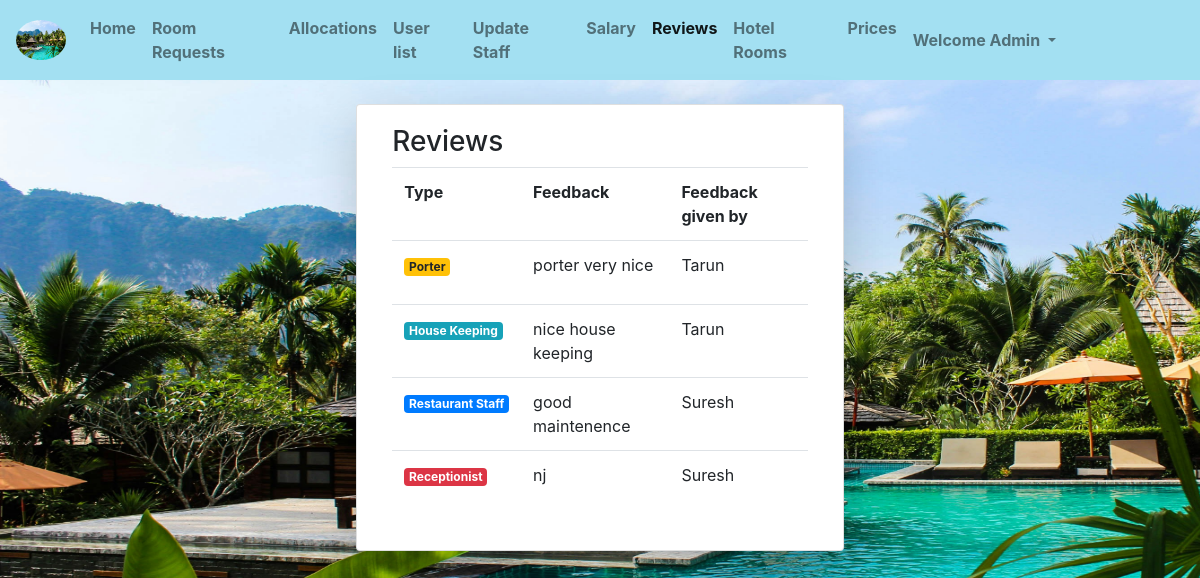
The app's page /stffb/ (signed in) with its own data.
### hmsapp/models.py (models this page shows)
class Feedback(models.Model):
    t=[
        ('0','---Select Staff Type---'),
        ('Receptionist','Receptionist'),
        ('House Keeping','House Keeping'),
        ('Porter','Porter'),
        ('Restaurant Staff','Restaurant Staff'),
    ]
    fdtp=models.CharField(choices=t,default='0',max_length=20)
    fd=models.CharField(max_length=200)
    feed=models.ForeignKey(User,on_delete=models.CASCADE)

class User(AbstractUser):
    gn=[
        ('0','---Select Gender---'),
        ('1','Female'),
        ('2','Male')
    ]
    ro1=[
        ('Guest','Guest'),
        ('User','User'),
        ('Staff','Staff'),
    ]
    ro2=[
        ('0','---Select Staff Type---'),
        ('Receptionist','Receptionist'),
        ('House Keeping','House Keeping'),
        ('Porter','Porter'),
        ('Restaurant Staff','Restaurant Staff'),
        ('User','User')
    ]
    cid=models.CharField(max_length=10,default="")
    gndr=models.CharField(choices=gn,default='0',max_length=10)
    role1=models.CharField(choices=ro1,default='Guest',max_length=10)
    role2=models.CharField(choices=ro2,default='0',max_length=20)
    mbl=models.CharField(max_length=10,default="")
    adrs=models.CharField(max_length=200,default="")
    pfimag=models.ImageField(upload_to='Profiles/',default='prof.png')
    dob=models.DateField(null=True,blank=True)
    pfupd=models.BooleanField(default=False)

### hmsapp/views.py (the view)
# urls.py: path('stffb/',stafffb,name="sfb"),
def stafffb(request):
    p=Feedback.objects.all()
    l1=[]
    l2=[]
    n=[]
    l3=[]
    y=[]
    for i in p:
        if(i.fdtp==request.user.role2):
            r=i
            k=User.objects.filter(id=r.feed_id)
            l1.append(k)
            l2.append(i)
    for i in l1:
        n.append(i[0])
    for i in p:
        x=User.objects.filter(id=i.feed_id)
        l3.append(x)
    for i in l3:
        y.append(i[0])
    return render(request,'html/stafffb.html',{'v':l2,'s':n,'t':p,'u':y})

### templates/html/stafffb.html (shortened to what this page needs)
{% extends 'html/base.html' %}
{% block content %}
<div class="container-fluid mt-4">
    <div class="card col-md-5 mx-auto shadow-lg">
        <div class="card-body">
            <h3>Reviews</h3>
            <table class="table">
                {% if request.user.is_superuser %}
                <tr>
                    <th>Type</th>
                    <th>Feedback</th>
                    <th>Feedback given by</th>
                </tr>
                {% for q in t %}
                <tr>
                    <td>
                        {% if q.fdtp == 'Receptionist' %}
                            <p class="badge badge-danger">Receptionist</p>
                        {% elif q.fdtp == 'House Keeping' %}
                            <p class="badge badge-info">House Keeping</p>
                        {% elif q.fdtp == 'Porter' %}
                            <p class="badge badge-warning">Porter</p>
                        {% elif q.fdtp == 'Restaurant Staff' %}
                            <p class="badge badge-primary">Restaurant Staff</p>
                        {% endif %}
                    </td>
                    <td>{{q.fd}}</td>
                    <td>
                        {% for i in u %}
                            {% if forloop.parentloop.counter == forloop.counter %}
                                {{i}}
                            {% endif %}
                        {% endfor %}
                    </td>
                </tr>
                {% endfor %}
                {% else %}
                <hr>
                <p><strong>Welcome {{request.user}},</strong></p>
                <p>Please update your profile!!</p>
                {% endif %}
            </table>
        </div>
    </div>
</div>
{% endblock %}

### records on screen
Feedback: fdtp "Porter", fd "porter very nice"
User: username "Tarun"
Feedback: fdtp "House Keeping", fd "nice house keeping"
Feedback: fdtp "Restaurant Staff", fd "good maintenence"
User: username "Suresh"
Feedback: fdtp "Receptionist", fd "nj"
